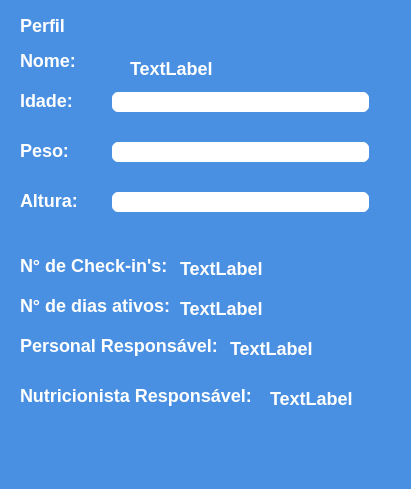
<?xml version="1.0" encoding="UTF-8"?>
<ui version="4.0">
 <class>janela_perfil_usuario</class>
 <widget class="QMainWindow" name="janela_perfil_usuario">
  <property name="geometry">
   <rect>
    <x>0</x>
    <y>0</y>
    <width>411</width>
    <height>489</height>
   </rect>
  </property>
  <property name="windowTitle">
   <string>MainWindow</string>
  </property>
  <property name="styleSheet">
   <string notr="true">*{
	background: #4A90E2;
}

QLabel{
	font-family: &quot;Segoe UI&quot;;
	font-weight: bold;
	font-size: 18px;
    color: #fff;
}

QLineEdit{
    background: #ffffff;
    border: 2px solid #4A90E2;
    border-radius: 8px;
    padding: 5px 10px;

    font-family: &quot;Segoe UI&quot;;
    font-weight: bold;
    font-size: 16px;
    color: #333333;
}

QLineEdit:focus{
    border-color: #53A3FF;
    background: #E6F7FF; 
}

QLineEdit:disabled {
    background: #f0f0f0;
    border: 2px solid #cccccc;
    color: #999999;
}

QPushButton{
    background: #4A90E2;
    border: 2px solid #fff;
    border-radius: 14px;
    padding: 10px 20px;

	font-family: &quot;Segoe UI&quot;;
	font-weight: bold;
	font-size: 18px;
    color: #fff;
}

QPushButton:hover{
    background: #53A3FF;
    border: 2px solid #fff;
    border-radius: 12px;
    padding: 10px 20px;
}

</string>
  </property>
  <widget class="QWidget" name="centralwidget">
   <widget class="QLabel" name="label">
    <property name="geometry">
     <rect>
      <x>20</x>
      <y>10</y>
      <width>61</width>
      <height>31</height>
     </rect>
    </property>
    <property name="text">
     <string>Perfil</string>
    </property>
   </widget>
   <widget class="QLineEdit" name="lineEdit">
    <property name="geometry">
     <rect>
      <x>110</x>
      <y>90</y>
      <width>261</width>
      <height>24</height>
     </rect>
    </property>
   </widget>
   <widget class="QLabel" name="label_2">
    <property name="geometry">
     <rect>
      <x>20</x>
      <y>50</y>
      <width>71</width>
      <height>21</height>
     </rect>
    </property>
    <property name="text">
     <string>Nome:</string>
    </property>
   </widget>
   <widget class="QLabel" name="label_3">
    <property name="geometry">
     <rect>
      <x>20</x>
      <y>90</y>
      <width>81</width>
      <height>21</height>
     </rect>
    </property>
    <property name="text">
     <string>Idade:</string>
    </property>
   </widget>
   <widget class="QLabel" name="label_4">
    <property name="geometry">
     <rect>
      <x>20</x>
      <y>140</y>
      <width>81</width>
      <height>21</height>
     </rect>
    </property>
    <property name="text">
     <string>Peso:</string>
    </property>
   </widget>
   <widget class="QLineEdit" name="lineEdit_2">
    <property name="geometry">
     <rect>
      <x>110</x>
      <y>140</y>
      <width>261</width>
      <height>24</height>
     </rect>
    </property>
   </widget>
   <widget class="QLabel" name="label_5">
    <property name="geometry">
     <rect>
      <x>20</x>
      <y>190</y>
      <width>81</width>
      <height>21</height>
     </rect>
    </property>
    <property name="text">
     <string>Altura:</string>
    </property>
   </widget>
   <widget class="QLineEdit" name="lineEdit_3">
    <property name="geometry">
     <rect>
      <x>110</x>
      <y>190</y>
      <width>261</width>
      <height>24</height>
     </rect>
    </property>
   </widget>
   <widget class="QLabel" name="label_6">
    <property name="geometry">
     <rect>
      <x>130</x>
      <y>60</y>
      <width>101</width>
      <height>16</height>
     </rect>
    </property>
    <property name="text">
     <string>TextLabel</string>
    </property>
   </widget>
   <widget class="QLabel" name="label_7">
    <property name="geometry">
     <rect>
      <x>20</x>
      <y>250</y>
      <width>161</width>
      <height>31</height>
     </rect>
    </property>
    <property name="text">
     <string>N° de Check-in's:</string>
    </property>
   </widget>
   <widget class="QLabel" name="label_8">
    <property name="geometry">
     <rect>
      <x>180</x>
      <y>260</y>
      <width>101</width>
      <height>16</height>
     </rect>
    </property>
    <property name="text">
     <string>TextLabel</string>
    </property>
   </widget>
   <widget class="QLabel" name="label_9">
    <property name="geometry">
     <rect>
      <x>20</x>
      <y>290</y>
      <width>161</width>
      <height>31</height>
     </rect>
    </property>
    <property name="text">
     <string>N° de dias ativos:</string>
    </property>
   </widget>
   <widget class="QLabel" name="label_10">
    <property name="geometry">
     <rect>
      <x>180</x>
      <y>300</y>
      <width>101</width>
      <height>16</height>
     </rect>
    </property>
    <property name="text">
     <string>TextLabel</string>
    </property>
   </widget>
   <widget class="QLabel" name="label_11">
    <property name="geometry">
     <rect>
      <x>20</x>
      <y>330</y>
      <width>201</width>
      <height>31</height>
     </rect>
    </property>
    <property name="text">
     <string>Personal Responsável:</string>
    </property>
   </widget>
   <widget class="QLabel" name="label_12">
    <property name="geometry">
     <rect>
      <x>20</x>
      <y>380</y>
      <width>231</width>
      <height>31</height>
     </rect>
    </property>
    <property name="text">
     <string>Nutricionista Responsável:</string>
    </property>
   </widget>
   <widget class="QLabel" name="label_13">
    <property name="geometry">
     <rect>
      <x>230</x>
      <y>340</y>
      <width>101</width>
      <height>16</height>
     </rect>
    </property>
    <property name="text">
     <string>TextLabel</string>
    </property>
   </widget>
   <widget class="QLabel" name="label_14">
    <property name="geometry">
     <rect>
      <x>270</x>
      <y>390</y>
      <width>101</width>
      <height>16</height>
     </rect>
    </property>
    <property name="text">
     <string>TextLabel</string>
    </property>
   </widget>
  </widget>
  <widget class="QMenuBar" name="menubar">
   <property name="geometry">
    <rect>
     <x>0</x>
     <y>0</y>
     <width>411</width>
     <height>21</height>
    </rect>
   </property>
  </widget>
  <widget class="QStatusBar" name="statusbar"/>
 </widget>
 <resources/>
 <connections/>
</ui>
